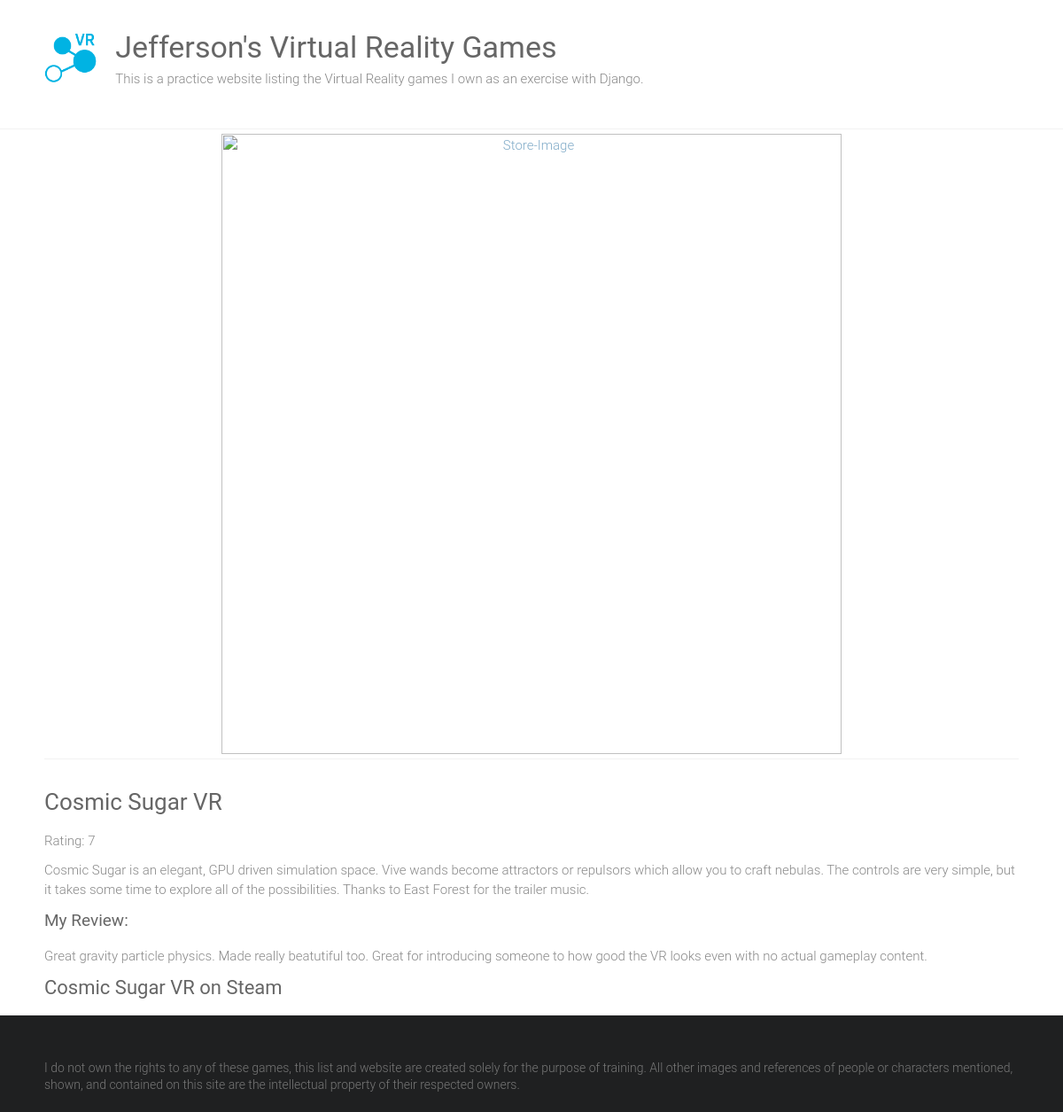
Screenshot of /Games/4/ with the database file from the repository.
### Games/models.py (models this page shows)
class Game(models.Model):
    name = models.CharField(max_length=100)
    link = models.URLField(null=True)
    description = models.TextField(null=True)
    rating = models.IntegerField(choices=[(0,'0'),(1,'1'),(2,'2'),(3,'3'),(4,'4'),(5,'5'),(6,'6'),(7,'7'),(8,'8'),(9,'9'),(10,'10')],null=True)
    review = models.TextField(null=True)

### Games/views.py (the view)
# urls.py: re_path(r'^Games/(\d+)/', views.game_detail, name='game_detail'),
def game_detail(request, id):
    try:
        game = Game.objects.get(id=id)
    except Game.DoesNotExist:
        raise Http404('Game not found')
    return render(request, 'game_detail.html', {'game': game})

### Games/templates/game_detail.html (shortened to what this page needs)
{% extends "base.html" %}
{% load static %}
{% block banner %}
<div style="text-align: center; margin: 5px 0px -63px 0px;" id="banner-logo-image">
    <a href="{{game.link}}">
        <img class="game_header_image_full" id='banner' alt="Store-Image" width="700" >
    </a>
</div>
{% endblock %}
{% block content %}
<div>
  <h3>{{ game.name }}</h3>
  {% if game.rating %}
    <p> Rating: {{ game.rating }} </p>
  {% endif %}
    <p> {{ game.description }} </p>
  {% if game.review %}
    <h6> My Review: </h6>
    <p> {{ game.review }} </p>
  {% endif %}
    <a href="{{game.link}}">
      <h5>{{ game.name }} on Steam</h5>
    </a>
</div>
{% endblock %}

### static/style.css (style rules this page uses)
html, body, div, span, applet, object, iframe, h1, h2, h3, h4, h5, h6, p, blockquote, pre, a, abbr, acronym, address, big, cite, code, del, dfn, em, font, ins, kbd, q, s, samp, small, strike, strong, sub, sup, tt, var, dl, dt, dd, ol, ul, li, fieldset, form, label, legend, table, caption, tbody, tfoot, thead, tr, th, td { border: 0; font: inherit; font-size: 100%; font-style: inherit; font-weight: inherit; margin: 0; outline: 0; padding: 0; vertical-align: baseline; }
html { overflow-y: scroll; -webkit-text-size-adjust: 100%; -ms-text-size-adjust: 100%; }
h1, h2, h3, h4, h5, h6 { color: #666666; line-height: 1.4; padding-bottom: 15px; font-weight: normal; }
h3 { font-size: 26px; }
h5 { font-size: 22px; }
h6 { font-size: 19px; }
body, button, input, select, textarea { color: #888888; font-size: 15px; line-height: 1.5; font-family: 'Roboto', sans-serif; font-weight: 300; }
p { color: #888888; font-size: 15px; line-height: 1.5; margin-bottom: 15px; font-weight: 300; }
body { background: #f2f2f2; }
a { color: #80abc8; text-decoration: none; -webkit-transition: 0.25s ease-in-out; -moz-transition: 0.25s ease-in-out; transition: 0.25s ease-in-out; -ms-transition: 0.25s ease-in-out; -o-transition: 0.25s ease-in-out; }
img { max-width: 100%; height: auto; vertical-align: top; margin-bottom: 18px; }
a img { border: 0; }
body { padding-top: 30px; padding-bottom: 30px; }
body.wide { padding-top: 0; padding-bottom: 0; }
.single-page p { margin-bottom: 10px; }

### rows the page displays
Game: name "Cosmic Sugar VR", rating "7", description "Cosmic Sugar is an elegant, GPU driven simulation space. Vive wands become attractors or repulsors which allow you to craft nebulas. The controls are very simple, but it takes some time to explore all of the possibilities. Thanks to East Forest for the trailer music.", review "Great gravity particle physics. Made really beatutiful too. Great for introducing someone to how good the VR looks even with no actual gameplay content."
